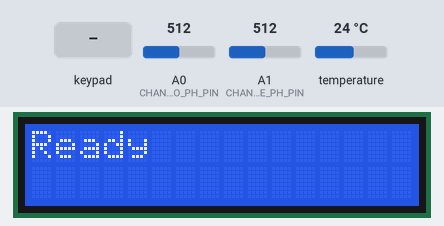
This sketch was run on a simulated Arduino Mega 2560, built with avr-gcc and run on an emulated ATmega2560. Shown: 16×2 character LCD. The test bench sets the inputs (shaded band); at power-on: temperature 24 °C, A0 (CHANNEL_TWO_PH_PIN) = 512, A1 (CHANNEL_ONE_PH_PIN) = 512. What the sketch prints to the serial monitor is not drawn.

Above: at 2.8 s.
2.9 s: keypad keys 4 2 4 1 4 0 3 9 * pressed 0.4 s apart
At 5.7 s:
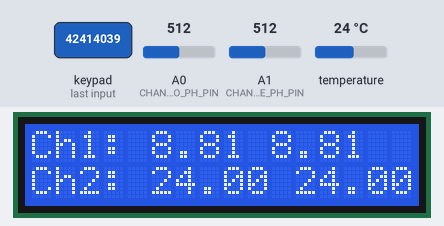
9.5 s: key '1' pressed
At 9.72 s:
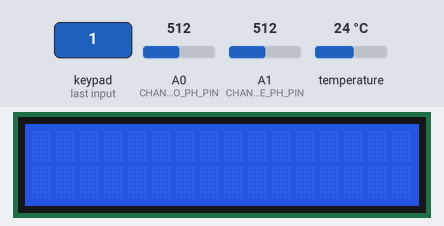
11.4 s: temperature set to 12 °C
At 12.8 s:
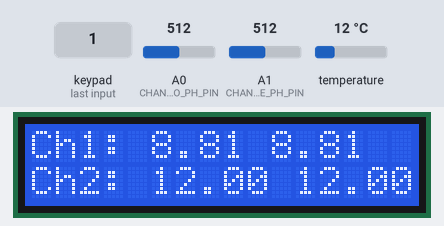
13.1 s: A0 (CHANNEL_TWO_PH_PIN) set to 716
At 13.7 s:
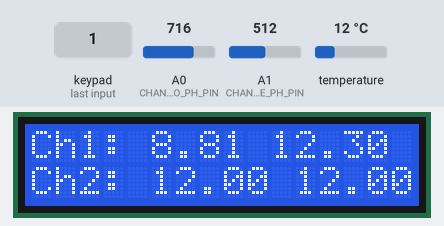
14.8 s: A1 (CHANNEL_ONE_PH_PIN) set to 122
At 15.8 s:
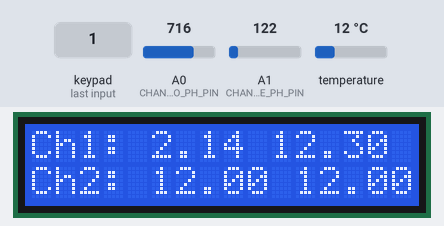
Timing chart, 0 to 17.8 s (numbered marks = the images above; inputs shaded):
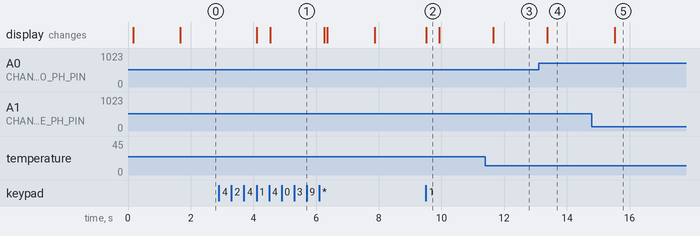

The sketch:

Arduino_Code_Minimum.ino
```cpp
// Includes
#include <Keypad.h>
#include <OneWire.h>
#include <LiquidCrystal.h>


// Defines

// Constants
const int KEYPAD_ROWS = 4;
const int KEYPAD_COLUMNS = 3;
const byte keypad_row_pins[KEYPAD_ROWS] = {42, 41, 40, 39};
const byte keypad_column_pins[KEYPAD_COLUMNS] = {38, 37, 36};
const char kaypad_map[KEYPAD_ROWS][KEYPAD_COLUMNS] = {
  {'1', '2', '3'},
  {'4', '5', '6'},
  {'7', '8', '9'},
  {'*', '0', '#'}
};
const char KEYPAD_CANCEL_CHARACTER = '*';
const char KEYPAD_START_CHARACTER = '#';

const int TEMPERATURE_ONEWIRE_PIN = 28;
const byte CHANNEL_ONE_TEMPERATURE_ADDRESS[8] = {0x28, 0xFF, 0x25, 0x20, 0xB0, 0x17, 0x05, 0x13};
const int CHANNEL_ONE_PH_PIN = A1;
const byte CHANNEL_TWO_TEMPERATURE_ADDRESS[8] = {0x28, 0xFF, 0xA4, 0x1D, 0xB0, 0x17, 0x05, 0xC0};
const int CHANNEL_TWO_PH_PIN = A0;
const int LCD_RS = 12, LCD_EN = 11, LCD_D4 = 5, LCD_D5 = 4, LCD_D6 = 3, LCD_D7 = 2;

// Variables
bool isProcessSetupCompleted = false;
float processingDuration;
Keypad keypad = Keypad(makeKeymap(kaypad_map), keypad_row_pins, keypad_column_pins, KEYPAD_ROWS, KEYPAD_COLUMNS);
OneWire oneWire(TEMPERATURE_ONEWIRE_PIN);
LiquidCrystal lcd(LCD_RS, LCD_EN, LCD_D4, LCD_D5, LCD_D6, LCD_D7);


// Default Arduino Methods
void setup() {
  lcd.begin(16, 2);
  display_reset_wait();
  Serial.begin(9600);
  Serial.println("Ready");    //Test the serial monitor
}

void loop() {
  char key = check_keypad(keypad);
  if(key){
    switch (key){
      case '1':
        status_monitor_start();
        display_reset_wait();
        break;
      case '2':
        break;
      case '3':
        break;
      default:
        Serial.println(key);
    }
  }
}


// Main Operation Starts
void status_monitor_start() {
  lcd.clear();
  while (true) {
    if (check_keypad(keypad) == KEYPAD_CANCEL_CHARACTER) {
      break;
    }

    float ChOnepH = check_pH(CHANNEL_ONE_PH_PIN);
    float ChOnetemperature = check_temperature(CHANNEL_ONE_TEMPERATURE_ADDRESS);

    float ChTwopH = check_pH(CHANNEL_TWO_PH_PIN);
    float ChTwotemperature = check_temperature(CHANNEL_TWO_TEMPERATURE_ADDRESS);

    update_status_display(ChOnepH, ChOnetemperature, ChTwopH, ChTwotemperature);
  }
}


// Timer Methods
void do_countdown(float duration) {
  lcd.clear();
  unsigned long endTime = millis() + duration * 1000;
  while (millis() < endTime) {
    if (check_keypad(keypad) == KEYPAD_CANCEL_CHARACTER) {
      break;
    }
    update_time_display((endTime - millis()) / 1000);
    delay(10);
  }
}


// Display Methods
void update_time_display(unsigned long seconds) {
  lcd.clear();
  lcd.setCursor(0, 0);
  lcd.print("Time Remaining:");
  lcd.setCursor(0,1);
  lcd.print(seconds);
}

void update_status_display(float chOnepH, float chTwopH, float chOnetemp, float chTwotemp) {
  lcd.clear();
  lcd.setCursor(0, 0);
  lcd.print("Ch1: ");
  lcd.print(chOnepH);
  lcd.print(" ");
  lcd.print(chOnetemp);
  lcd.setCursor(0, 1);
  lcd.print("Ch2: ");
  lcd.print(chTwopH);
  lcd.print(" ");
  lcd.print(chTwotemp);
}

void display_reset_wait() {
  lcd.clear();
  lcd.setCursor(0, 0);
  lcd.print("Resetting... ");
  lcd.setCursor(0, 1);
  delay(100);
  lcd.print("Please Wait...");
  delay(1500);
  lcd.clear();
  lcd.setCursor(0, 0);
  lcd.print("Ready");
}


// Input Query Methods
float check_temperature(byte addr[8]) {
  byte i;
  byte present = 0;
  byte type_s;
  byte data[12];
  float celsius;

  if (OneWire::crc8(addr, 7) != addr[7]) {
      Serial.println("CRC is not valid!");
      return;
  }

  // the first ROM byte indicates which chip
  switch (addr[0]) {
    case 0x10:
      type_s = 1;
      break;
    case 0x28:
      type_s = 0;
      break;
    case 0x22:
      type_s = 0;
      break;
    default:
      return;
  }

  oneWire.reset();
  oneWire.select(addr);
  oneWire.write(0x44);        // start conversion, use ds.write(0x44,1) with parasite power on at the end

  delay(100);     // maybe 750ms is enough, maybe not

  present = oneWire.reset();
  oneWire.select(addr);
  oneWire.write(0xBE);         // Read Scratchpad
  for ( i = 0; i < 9; i++) {           // we need 9 bytes
    data[i] = oneWire.read();
  }
  int16_t raw = (data[1] << 8) | data[0];
  if (type_s) {
    raw = raw << 3; // 9 bit resolution default
    if (data[7] == 0x10) {
      // "count remain" gives full 12 bit resolution
      raw = (raw & 0xFFF0) + 12 - data[6];
    }
  } else {
    byte cfg = (data[4] & 0x60);
    if (cfg == 0x00) raw = raw & ~7;  // 9 bit resolution, 93.75 ms
    else if (cfg == 0x20) raw = raw & ~3; // 10 bit res, 187.5 ms
    else if (cfg == 0x40) raw = raw & ~1; // 11 bit res, 375 ms
    //// default is 12 bit resolution, 750 ms conversion time
  }
  celsius = (float)raw / 16.0;
  Serial.println(celsius);
  return celsius;
}

float check_pH(int analog_pin) {
  pinMode(analog_pin, INPUT);
  unsigned long int avgValue=0;
  float b;
  int buf[10],temp;
  for(int i=0;i<10;i++)       // Get 10 sample values
  {
    buf[i]=analogRead(analog_pin);
    delay(10);
  }
  for(int i=2;i<8;i++){                      //take the average value of 6 center sample
    avgValue+=buf[i];
  }
  float phValue=(float)avgValue*5.0/1024/6; //convert the analog value into millivolts
  phValue=3.5*phValue +0.06;                      //convert the millivolts into pH value
  Serial.println(phValue);
  return phValue;
}

char check_keypad(Keypad keypad_in) {
  char key = keypad_in.getKey();
  if (key)
  {
    Serial.println(key);
    return key;
  }
}
```

Measured:
- after the input at 2.9 s, the display: first changes after 1.2 s (image 1 shows a later state)
- after the input at 9.5 s, the display: changes at once (image 2)
- after the input at 11.4 s, the display: changes after 0.25 s (image 3)
- after the input at 13.1 s, the display: changes after 0.27 s (image 4)
- after the input at 14.8 s, the display: changes after 0.72 s (image 5)
- what the display in image 2 shows lasts 0.4 s, from 9.5 s to 9.9 s
